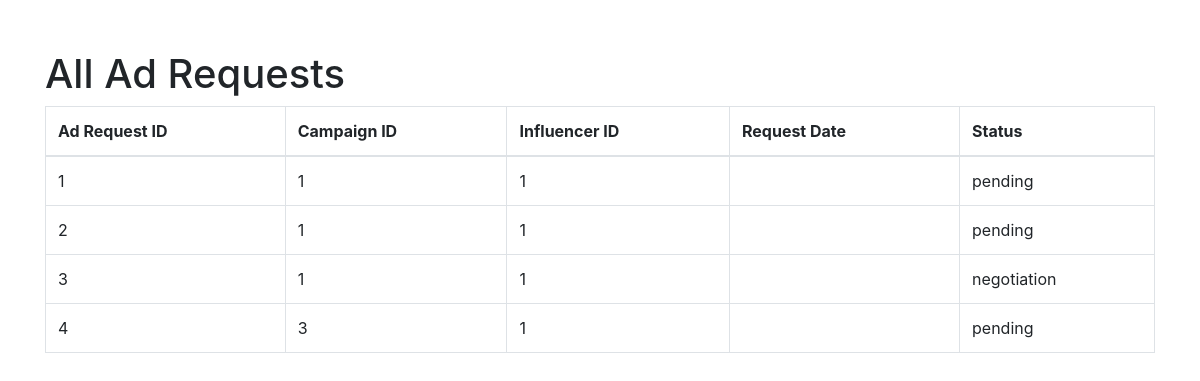
The app's page /admin/alladrequests (signed in), older data.
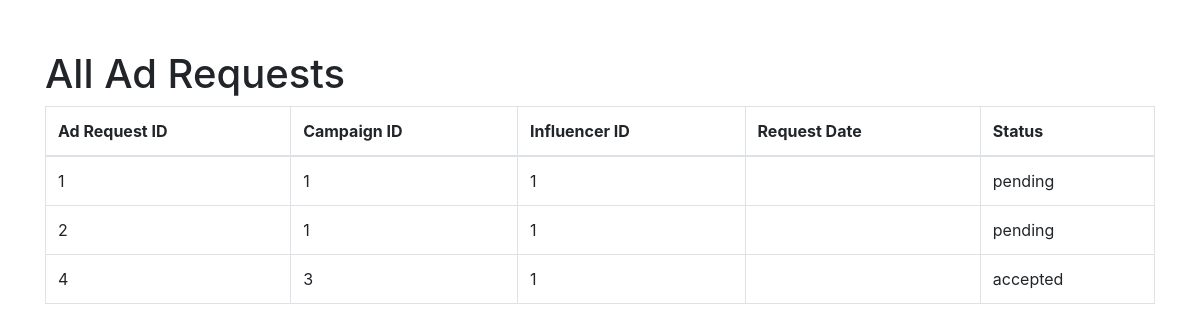
The same page, newer data.
### models.py (models this page shows, shortened)
class AdRequest(db.Model):
    __tablename__ = "ad_requests"
    ad_request_id = db.Column(db.Integer, primary_key=True, autoincrement=True)
    campaign_id = db.Column(
        db.Integer, db.ForeignKey("campaigns.campaign_id"), nullable=False
    )
    influencer_id = db.Column(
        db.Integer, db.ForeignKey("influencers.influencer_id"), nullable=False
    )
    requirements = db.Column(db.Text)
    payment_amount = db.Column(db.Numeric(10, 2))
    status = db.Column(db.Enum("pending", "accepted", "rejected", "negotiation") , default = "pending")
    messages = db.Column(db.Text)
    negotiations = db.relationship("Negotiation", backref="ad_request", lazy=True)

### admin.py (the view)
@admin.route('/alladrequests')
def all_adrequests():
    if "user_name" in session and "role" in session:
        if session["role"] == "admin":
            ad_requests = AdRequest.query.all()
            return render_template("admin_alladrequests.html", ad_requests=ad_requests)
    flash("Please Login !","faliled")
    return redirect(url_for("home"))

### app.py (called while the page is built)
@app.before_request
def create_tables():
    init_db(app)

### models.py (called while the page is built, shortened)
def init_db(app):
    with app.app_context():
        db.create_all()

### templates/admin_alladrequests.html (shortened to what this page needs)
<!DOCTYPE html>
<html lang="en">
<head>
    <link rel="stylesheet" href="https://stackpath.bootstrapcdn.com/bootstrap/4.3.1/css/bootstrap.min.css">
</head>
<body>
    <div class="container">
        <h1>All Ad Requests</h1>
        <table class="table table-bordered">
            <thead>
                <tr>
                    <th>Ad Request ID</th>
                    <th>Campaign ID</th>
                    <th>Influencer ID</th>
                    <th>Request Date</th>
                    <th>Status</th>
                </tr>
            </thead>
            <tbody>
                {% for ad_request in ad_requests %}
                <tr>
                    <td>{{ ad_request.ad_request_id }}</td>
                    <td>{{ ad_request.campaign_id }}</td>
                    <td>{{ ad_request.influencer_id }}</td>
                    <td>{{ ad_request.request_date }}</td>
                    <td>{{ ad_request.status }}</td>
                </tr>
                {% endfor %}
            </tbody>
        </table>
    </div>
</body>
</html>

### templates/admin_alladrequests.html (style rules this page uses)
.container { margin-top: 50px; }

Row changes from the older to the newer data that the page shows:
removed AdRequest: ad_request_id "3", campaign_id "1", influencer_id "1", status "negotiation"
changed AdRequest id 4: status "pending" → "accepted"
